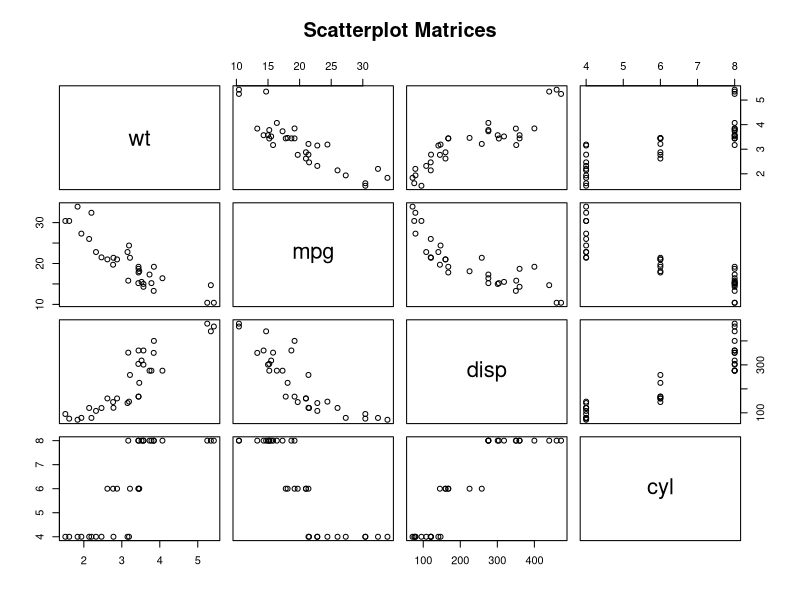

Recreate this plot in R.
#Scatterplot Matrices

"Syntax
The basic syntax for creating scatterplot matrices in R is −

pairs(formula, data)
Following is the description of the parameters used −

formula represents the series of variables used in pairs.

data represents the data set from which the variables will be taken.
"

# Give the chart file a name.
png(file = "scatterplot_matrices.png")

# Plot the matrices between 4 variables giving 12 plots.

# One variable with 3 others and total 4 variables.

pairs(~wt+mpg+disp+cyl, data = mtcars, main = "Scatterplot Matrices")

# Save the file.
dev.off()